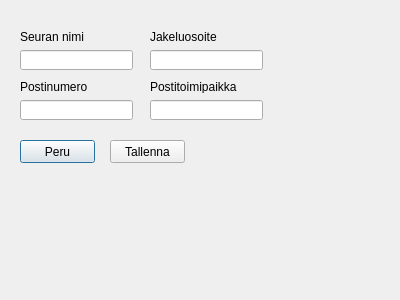
<?xml version="1.0" encoding="UTF-8"?>
<ui version="4.0">
 <class>Dialog</class>
 <widget class="QDialog" name="Dialog">
  <property name="geometry">
   <rect>
    <x>0</x>
    <y>0</y>
    <width>400</width>
    <height>300</height>
   </rect>
  </property>
  <property name="windowTitle">
   <string>Dialog</string>
  </property>
  <widget class="QLabel" name="label">
   <property name="geometry">
    <rect>
     <x>20</x>
     <y>30</y>
     <width>70</width>
     <height>13</height>
    </rect>
   </property>
   <property name="text">
    <string>Seuran nimi</string>
   </property>
  </widget>
  <widget class="QLabel" name="label_2">
   <property name="geometry">
    <rect>
     <x>150</x>
     <y>30</y>
     <width>90</width>
     <height>13</height>
    </rect>
   </property>
   <property name="text">
    <string>Jakeluosoite</string>
   </property>
  </widget>
  <widget class="QLabel" name="label_3">
   <property name="geometry">
    <rect>
     <x>20</x>
     <y>80</y>
     <width>70</width>
     <height>13</height>
    </rect>
   </property>
   <property name="text">
    <string>Postinumero</string>
   </property>
  </widget>
  <widget class="QLabel" name="label_4">
   <property name="geometry">
    <rect>
     <x>150</x>
     <y>80</y>
     <width>90</width>
     <height>13</height>
    </rect>
   </property>
   <property name="text">
    <string>Postitoimipaikka</string>
   </property>
  </widget>
  <widget class="QLineEdit" name="editCompanyNameLineEdit">
   <property name="geometry">
    <rect>
     <x>20</x>
     <y>50</y>
     <width>113</width>
     <height>20</height>
    </rect>
   </property>
  </widget>
  <widget class="QLineEdit" name="editCompanyPostalAddressLineEdit">
   <property name="geometry">
    <rect>
     <x>150</x>
     <y>50</y>
     <width>113</width>
     <height>20</height>
    </rect>
   </property>
  </widget>
  <widget class="QLineEdit" name="editCompanyZIPLineEdit">
   <property name="geometry">
    <rect>
     <x>20</x>
     <y>100</y>
     <width>113</width>
     <height>20</height>
    </rect>
   </property>
  </widget>
  <widget class="QLineEdit" name="editCompanyCityLineEdit">
   <property name="geometry">
    <rect>
     <x>150</x>
     <y>100</y>
     <width>113</width>
     <height>20</height>
    </rect>
   </property>
  </widget>
  <widget class="QPushButton" name="editCompanyCancelPushButton">
   <property name="geometry">
    <rect>
     <x>20</x>
     <y>140</y>
     <width>75</width>
     <height>23</height>
    </rect>
   </property>
   <property name="text">
    <string>Peru</string>
   </property>
   <property name="default">
    <bool>true</bool>
   </property>
  </widget>
  <widget class="QPushButton" name="editCompanySavePushButton">
   <property name="geometry">
    <rect>
     <x>110</x>
     <y>140</y>
     <width>75</width>
     <height>23</height>
    </rect>
   </property>
   <property name="text">
    <string>Tallenna</string>
   </property>
  </widget>
 </widget>
 <tabstops>
  <tabstop>editCompanyNameLineEdit</tabstop>
  <tabstop>editCompanyPostalAddressLineEdit</tabstop>
  <tabstop>editCompanyZIPLineEdit</tabstop>
  <tabstop>editCompanyCityLineEdit</tabstop>
  <tabstop>editCompanyCancelPushButton</tabstop>
  <tabstop>editCompanySavePushButton</tabstop>
 </tabstops>
 <resources/>
 <connections/>
</ui>
